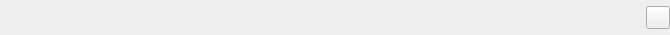
<?xml version="1.0" encoding="UTF-8"?>
<ui version="4.0">
 <class>pandamonium_statusbar</class>
 <widget class="QWidget" name="pandamonium_statusbar">
  <property name="geometry">
   <rect>
    <x>0</x>
    <y>0</y>
    <width>670</width>
    <height>35</height>
   </rect>
  </property>
  <property name="minimumSize">
   <size>
    <width>0</width>
    <height>35</height>
   </size>
  </property>
  <layout class="QHBoxLayout" name="horizontalLayout">
   <property name="spacing">
    <number>1</number>
   </property>
   <property name="leftMargin">
    <number>5</number>
   </property>
   <property name="topMargin">
    <number>5</number>
   </property>
   <property name="rightMargin">
    <number>0</number>
   </property>
   <property name="bottomMargin">
    <number>5</number>
   </property>
   <item>
    <spacer name="horizontalSpacer">
     <property name="orientation">
      <enum>Qt::Horizontal</enum>
     </property>
     <property name="sizeHint" stdset="0">
      <size>
       <width>40</width>
       <height>20</height>
      </size>
     </property>
    </spacer>
   </item>
   <item>
    <widget class="QFrame" name="frame">
     <property name="frameShadow">
      <enum>QFrame::Raised</enum>
     </property>
     <layout class="QHBoxLayout" name="horizontalLayout_2">
      <property name="spacing">
       <number>0</number>
      </property>
      <property name="margin">
       <number>0</number>
      </property>
      <item>
       <widget class="QToolButton" name="kernel">
        <property name="icon">
         <iconset resource="../Icons/icons.qrc">
          <normaloff>:/nuvola/online.png</normaloff>:/nuvola/online.png</iconset>
        </property>
        <property name="iconSize">
         <size>
          <width>16</width>
          <height>16</height>
         </size>
        </property>
       </widget>
      </item>
     </layout>
    </widget>
   </item>
  </layout>
 </widget>
 <resources>
  <include location="../Icons/icons.qrc"/>
 </resources>
 <connections/>
</ui>
